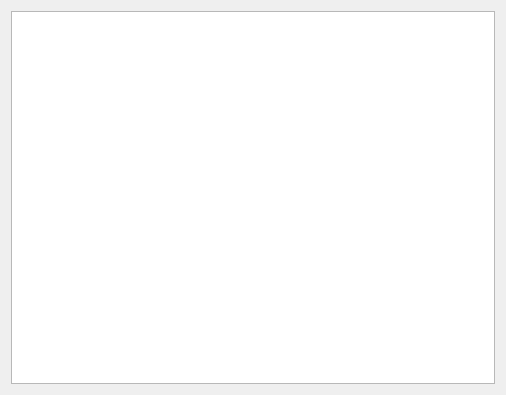
<?xml version="1.0" encoding="UTF-8"?>
<ui version="4.0">
 <class>Form</class>
 <widget class="QWidget" name="Form">
  <property name="geometry">
   <rect>
    <x>0</x>
    <y>0</y>
    <width>506</width>
    <height>395</height>
   </rect>
  </property>
  <property name="windowTitle">
   <string>Form</string>
  </property>
  <layout class="QHBoxLayout" name="horizontalLayout">
   <item>
    <widget class="QTableWidget" name="tableWidget">
     <property name="minimumSize">
      <size>
       <width>391</width>
       <height>281</height>
      </size>
     </property>
    </widget>
   </item>
  </layout>
 </widget>
 <resources/>
 <connections/>
</ui>
